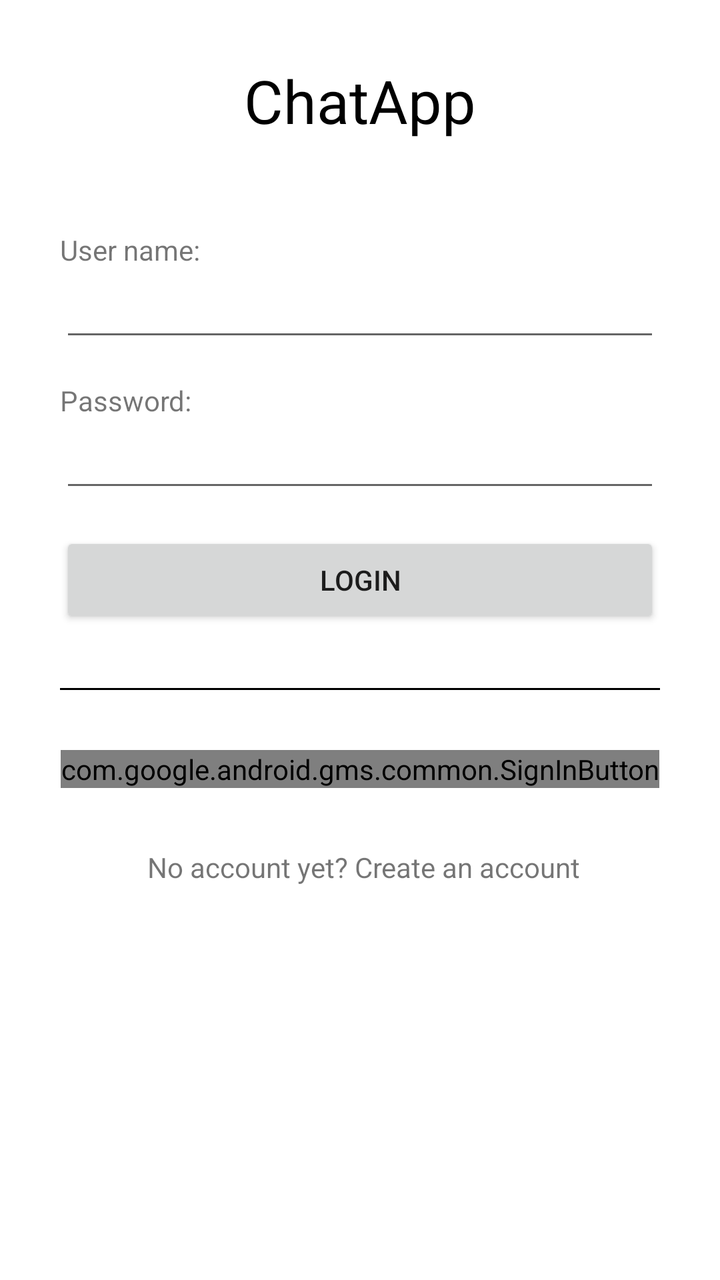
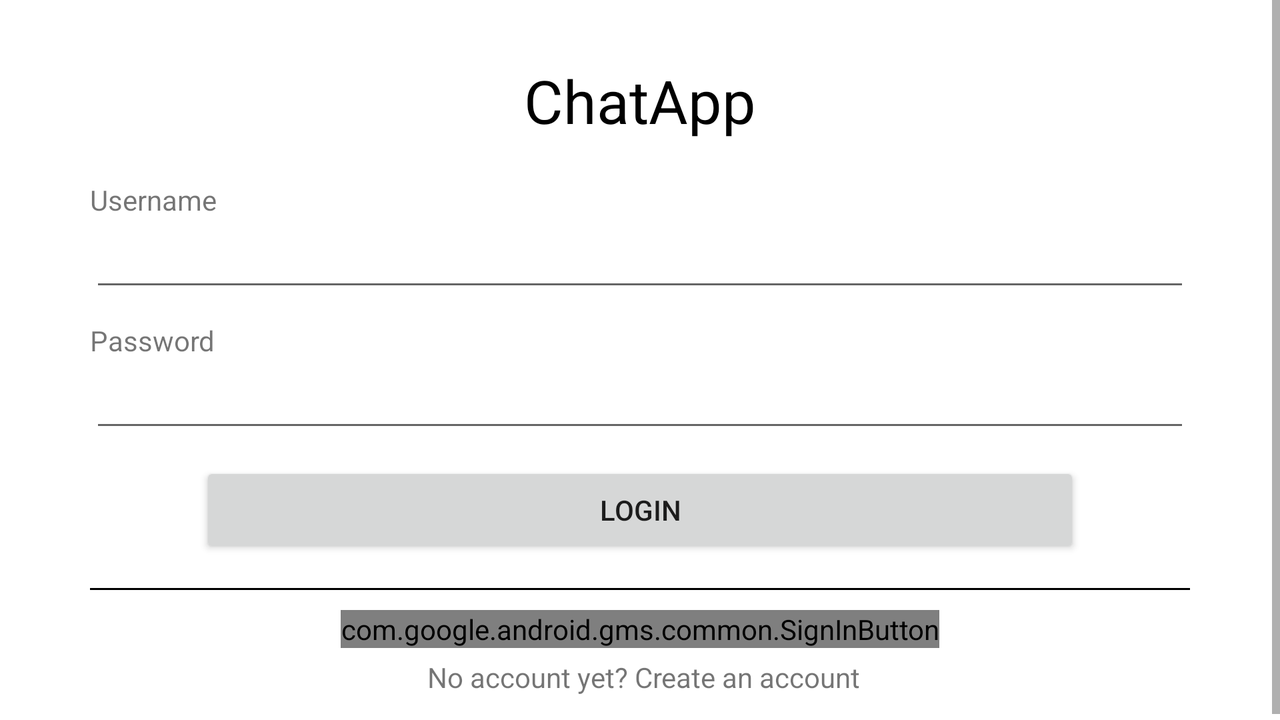

First picture: res/layout/ on a phone held upright. Second picture: the repository's own variant of that layout, on a device whose configuration matches the variant's folder. Source for both follows.
<!-- AndroidManifest.xml: application theme Theme.ChatAppPrueba3 -->
<!-- res/layout/fragment_login.xml -->
<?xml version="1.0" encoding="utf-8"?>
<FrameLayout xmlns:android="http://schemas.android.com/apk/res/android"
    xmlns:app="http://schemas.android.com/apk/res-auto"
    xmlns:tools="http://schemas.android.com/tools"
    android:layout_height="match_parent"
    android:layout_width="match_parent"
    android:id="@+id/frameLoginFragment">

    <LinearLayout
        android:layout_width="match_parent"
        android:layout_height="match_parent"
        tools:context=".MyLoginActivity"
        android:orientation="vertical">

        <TextView
            android:layout_width="match_parent"
            android:layout_height="wrap_content"
            android:text="ChatApp"
            android:textAlignment="center"
            android:textColor="@color/black"
            android:textSize="30dp"
            android:layout_marginTop="30dp"
            android:layout_marginBottom="15dp"></TextView>

        <TextView
            android:layout_marginTop="30dp"
            android:layout_width="match_parent"
            android:layout_height="wrap_content"
            android:text="User name: "
            android:layout_marginHorizontal="30dp"></TextView>

        <EditText
            android:id="@+id/editTextTextEmailAddress"
            android:layout_width="match_parent"
            android:layout_height="wrap_content"
            android:layout_marginHorizontal="30dp"
            android:layout_marginBottom="15dp"
            android:inputType="textEmailAddress" />

        <TextView
            android:layout_width="match_parent"
            android:layout_height="wrap_content"
            android:text="Password: "
            android:layout_marginHorizontal="30dp"></TextView>

        <EditText
            android:id="@+id/editTextTextPassword"
            android:layout_width="match_parent"
            android:layout_height="wrap_content"
            android:layout_marginHorizontal="30dp"
            android:layout_marginBottom="15dp"
            android:inputType="textPassword" />

        <Button
            android:id="@+id/buttonLogin"
            android:layout_width="match_parent"
            android:layout_height="wrap_content"
            android:layout_gravity="center"
            android:layout_marginHorizontal="30dp"
            android:layout_marginBottom="30dp"
            android:text="Login"></Button>
        <View
            android:layout_width="match_parent"
            android:layout_height="1dp"
            android:background="@android:color/black"
            android:layout_marginHorizontal="30dp"
            android:layout_marginBottom="30dp"/>

        <com.google.android.gms.common.SignInButton
            android:id="@+id/sign_in_button"
            android:layout_width="wrap_content"
            android:layout_height="wrap_content"
            android:layout_gravity="center_horizontal"
            android:layout_marginBottom="30dp"/>


        <TextView
            android:id="@+id/textViewRegister"
            android:layout_width="wrap_content"
            android:layout_height="wrap_content"
            android:layout_gravity="center"
            android:layout_marginLeft="2dp"
            android:text="No account yet? Create an account"></TextView>




    </LinearLayout>
</FrameLayout>
<!-- resources referenced by this layout -->
<resources>
  <color name="black">#FF000000</color>
  <style name="Theme.ChatAppPrueba3" parent="Theme.MaterialComponents.DayNight.DarkActionBar">
          
          <item name="colorPrimary">@color/purple_500</item>
          <item name="colorPrimaryVariant">@color/purple_700</item>
          <item name="colorOnPrimary">@color/white</item>
          
          <item name="colorSecondary">@color/teal_200</item>
          <item name="colorSecondaryVariant">@color/teal_700</item>
          <item name="colorOnSecondary">@color/black</item>
          
          <item name="android:statusBarColor" tools:targetApi="l">?attr/colorPrimaryVariant</item>
          
      </style>
  <color name="purple_500">#FF6200EE</color>
  <color name="purple_700">#FF3700B3</color>
  <color name="white">#FFFFFFFF</color>
  <color name="teal_200">#FF03DAC5</color>
  <color name="teal_700">#FF018786</color>
</resources>
<!-- res/layout-land/fragment_login.xml (the author's variant of the layout above) -->
<!-- drawn on the phone turned sideways -->
<?xml version="1.0" encoding="utf-8"?>
<ScrollView xmlns:android="http://schemas.android.com/apk/res/android"
    xmlns:app="http://schemas.android.com/apk/res-auto"
    xmlns:tools="http://schemas.android.com/tools"
    android:layout_height="match_parent"
    android:layout_width="match_parent"
    android:id="@+id/frameLoginFragment">

    <LinearLayout
        android:layout_width="match_parent"
        android:layout_height="match_parent"
        tools:context=".MyLoginActivity"
        android:orientation="vertical">

        <TextView
            android:layout_width="match_parent"
            android:layout_height="wrap_content"
            android:text="ChatApp"
            android:textAlignment="center"
            android:textColor="@color/black"
            android:textSize="30dp"
            android:layout_marginTop="30dp"
            android:layout_marginBottom="5dp"></TextView>

        <TextView
            android:layout_width="match_parent"
            android:layout_height="wrap_content"
            android:layout_marginHorizontal="45dp"
            android:layout_marginTop="15dp"
            android:text="@string/login_user"></TextView>

        <EditText
            android:id="@+id/editTextTextEmailAddress"
            android:layout_width="match_parent"
            android:layout_height="wrap_content"
            android:layout_marginHorizontal="45dp"
            android:layout_marginBottom="10dp"
            android:inputType="textEmailAddress" />

        <TextView
            android:layout_width="match_parent"
            android:layout_height="wrap_content"
            android:text="@string/login_password"
            android:layout_marginHorizontal="45dp"></TextView>

        <EditText
            android:id="@+id/editTextTextPassword"
            android:layout_width="match_parent"
            android:layout_height="wrap_content"
            android:layout_marginHorizontal="45dp"
            android:layout_marginBottom="10dp"
            android:inputType="textPassword" />

        <Button
            android:id="@+id/buttonLogin"
            android:layout_width="match_parent"
            android:layout_height="wrap_content"
            android:layout_gravity="center"
            android:layout_marginHorizontal="100dp"
            android:layout_marginBottom="15dp"
            android:text="@string/login_login"></Button>
        <View
            android:layout_width="match_parent"
            android:layout_height="1dp"
            android:background="@android:color/black"
            android:layout_marginHorizontal="45dp"
            android:layout_marginBottom="10dp"/>

        <com.google.android.gms.common.SignInButton
            android:id="@+id/sign_in_button"
            android:layout_width="wrap_content"
            android:layout_height="wrap_content"
            android:layout_gravity="center_horizontal"
            android:layout_marginBottom="5dp"/>


        <TextView
            android:id="@+id/textViewRegister"
            android:layout_width="wrap_content"
            android:layout_height="wrap_content"
            android:layout_gravity="center"
            android:layout_marginLeft="2dp"
            android:layout_marginBottom="15dp"
            android:text="@string/login_no_account"></TextView>




    </LinearLayout>
</ScrollView>
<!-- resources referenced by the variant -->
<!-- as the phone turned sideways resolves them -->
<resources>
  <color name="black">#FF000000</color>
  <string name="login_login">Login</string>
  <string name="login_no_account">No account yet? Create an account</string>
  <string name="login_password">Password</string>
  <string name="login_user">Username</string>
  <style name="Theme.ChatAppPrueba3" parent="Theme.MaterialComponents.DayNight.DarkActionBar">
          
          <item name="colorPrimary">@color/purple_500</item>
          <item name="colorPrimaryVariant">@color/purple_700</item>
          <item name="colorOnPrimary">@color/white</item>
          
          <item name="colorSecondary">@color/teal_200</item>
          <item name="colorSecondaryVariant">@color/teal_700</item>
          <item name="colorOnSecondary">@color/black</item>
          
          <item name="android:statusBarColor" tools:targetApi="l">?attr/colorPrimaryVariant</item>
          
      </style>
  <color name="purple_500">#FF6200EE</color>
  <color name="purple_700">#FF3700B3</color>
  <color name="white">#FFFFFFFF</color>
  <color name="teal_200">#FF03DAC5</color>
  <color name="teal_700">#FF018786</color>
</resources>
